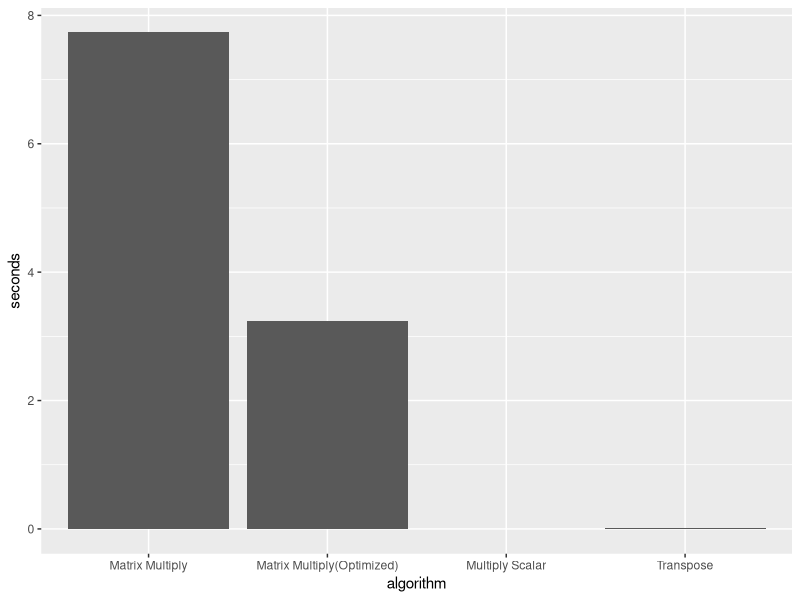

Here is the R script that generated this plot:
# Load ggplot2
library(ggplot2)

# Create data
data <- data.frame(
  algorithm=c("Matrix Multiply","Matrix Multiply(Optimized)","Multiply Scalar","Transpose") ,  
  seconds=c(7.734550,3.245908,0.00254,0.015415)
  )

# Barplot
ggplot(data, aes(x=algorithm, y=seconds)) + 
  geom_bar(stat = "identity")
  
